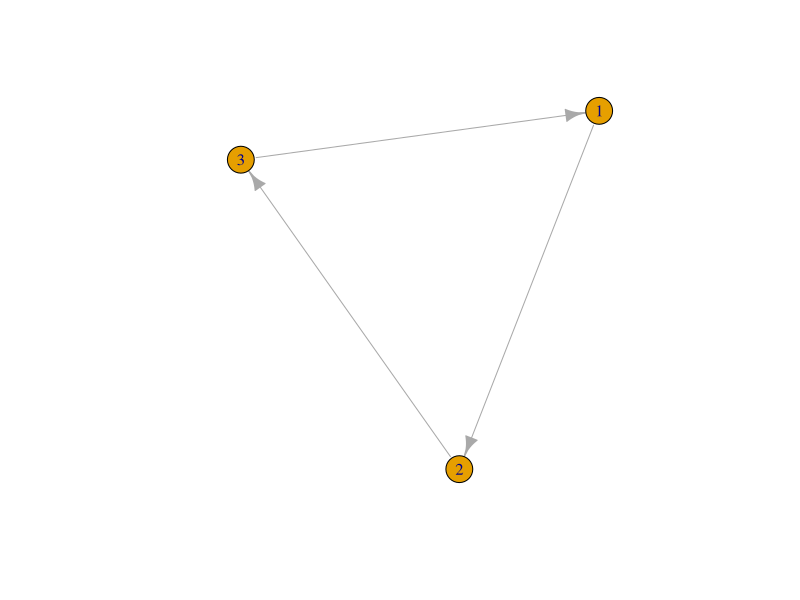

The R script that drew this image: (Note: this script raises an error after producing the figure.)
## ---- chunk 1
knitr::opts_chunk$set(echo = TRUE)
## ---- chunk 2
library(igraph)
## ---- chunk 3
# Create graph with edges 1->2, 2->3 and 3->1
g1 <- graph( edges=c(1,2, 2,3, 3, 1), n=3, directed=T)
plot(g1)
## ---- chunk 4
## Simple example dataframe
relations <- data.frame(from=c("Bob", "Cecil", "Cecil", "David", "David", "Esmeralda"),
                        to=c("Alice", "Bob", "Alice", "Alice", "Bob", "Alice"),
                        same.dept=c(FALSE,FALSE,TRUE,FALSE,FALSE,TRUE),
                        friendship=c(4,5,5,2,1,1),
                        advice=c(4,5,5,4,2,3))
relations
## ---- chunk 5
g <- graph.data.frame(relations, directed=TRUE, vertices=actors)
print(g)
## ---- chunk 6
plot(g)
## ---- chunk 7
# Generate random network
g <- sample_pa(100)

# Set layouts for vertices (V) and edges (E)
V(g)$size <- 8
V(g)$frame.color <- "white"
V(g)$color <- "orange"
V(g)$label <- "" 
E(g)$arrow.mode <- 0

plot(g)
